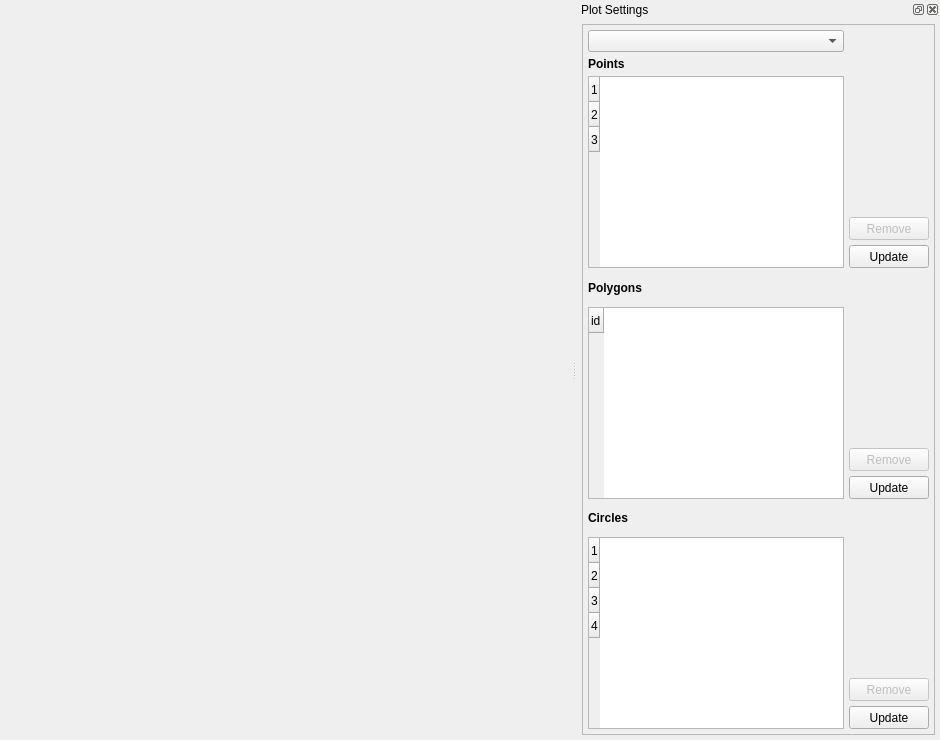
<?xml version="1.0" encoding="UTF-8"?>
<ui version="4.0">
 <class>MainWindow</class>
 <widget class="QMainWindow" name="MainWindow">
  <property name="geometry">
   <rect>
    <x>0</x>
    <y>0</y>
    <width>940</width>
    <height>740</height>
   </rect>
  </property>
  <property name="windowTitle">
   <string>Trajectory planning</string>
  </property>
  <property name="windowIcon">
   <iconset>
    <normaloff>../images/icon.png</normaloff>../images/icon.png</iconset>
  </property>
  <widget class="QWidget" name="mainLayoutWidget">
   <layout class="QHBoxLayout" name="mainHorizontalLayout">
    <item>
     <widget class="QCustomPlot" name="plot" native="true">
      <property name="sizePolicy">
       <sizepolicy hsizetype="Expanding" vsizetype="Expanding">
        <horstretch>0</horstretch>
        <verstretch>0</verstretch>
       </sizepolicy>
      </property>
      <property name="cursor">
       <cursorShape>CrossCursor</cursorShape>
      </property>
      <property name="styleSheet">
       <string notr="true"/>
      </property>
     </widget>
    </item>
   </layout>
  </widget>
  <widget class="QDockWidget" name="plotSettingsDockWidget">
   <property name="minimumSize">
    <size>
     <width>175</width>
     <height>186</height>
    </size>
   </property>
   <property name="baseSize">
    <size>
     <width>0</width>
     <height>0</height>
    </size>
   </property>
   <property name="cursor">
    <cursorShape>ArrowCursor</cursorShape>
   </property>
   <property name="windowIcon">
    <iconset>
     <normaloff>../images/sliders.png</normaloff>../images/sliders.png</iconset>
   </property>
   <property name="accessibleName">
    <string/>
   </property>
   <property name="allowedAreas">
    <set>Qt::BottomDockWidgetArea|Qt::RightDockWidgetArea|Qt::TopDockWidgetArea</set>
   </property>
   <property name="windowTitle">
    <string>Plot Settings</string>
   </property>
   <attribute name="dockWidgetArea">
    <number>2</number>
   </attribute>
   <widget class="QWidget" name="plotSettingsDockLayoutWidget">
    <property name="sizePolicy">
     <sizepolicy hsizetype="Preferred" vsizetype="Preferred">
      <horstretch>0</horstretch>
      <verstretch>0</verstretch>
     </sizepolicy>
    </property>
    <property name="minimumSize">
     <size>
      <width>175</width>
      <height>0</height>
     </size>
    </property>
    <property name="baseSize">
     <size>
      <width>0</width>
      <height>0</height>
     </size>
    </property>
    <property name="layoutDirection">
     <enum>Qt::RightToLeft</enum>
    </property>
    <layout class="QVBoxLayout" name="plotSettingsDockVerticalLayout">
     <property name="spacing">
      <number>5</number>
     </property>
     <property name="leftMargin">
      <number>5</number>
     </property>
     <property name="topMargin">
      <number>5</number>
     </property>
     <property name="rightMargin">
      <number>5</number>
     </property>
     <property name="bottomMargin">
      <number>5</number>
     </property>
     <item>
      <widget class="QScrollArea" name="guiObjectsScrollArea">
       <property name="baseSize">
        <size>
         <width>0</width>
         <height>0</height>
        </size>
       </property>
       <property name="layoutDirection">
        <enum>Qt::LeftToRight</enum>
       </property>
       <property name="widgetResizable">
        <bool>true</bool>
       </property>
       <property name="alignment">
        <set>Qt::AlignCenter</set>
       </property>
       <widget class="QWidget" name="guiObjectsLayoutWidget">
        <property name="geometry">
         <rect>
          <x>0</x>
          <y>0</y>
          <width>354</width>
          <height>707</height>
         </rect>
        </property>
        <layout class="QVBoxLayout" name="guiObjectsVerticalLayout">
         <property name="spacing">
          <number>5</number>
         </property>
         <property name="leftMargin">
          <number>5</number>
         </property>
         <property name="topMargin">
          <number>5</number>
         </property>
         <property name="rightMargin">
          <number>5</number>
         </property>
         <property name="bottomMargin">
          <number>5</number>
         </property>
         <item>
          <layout class="QGridLayout" name="targetTableGridLayout">
           <item row="2" column="0" rowspan="7">
            <widget class="QTableWidget" name="targetInfoTableWidget">
             <property name="sizePolicy">
              <sizepolicy hsizetype="Expanding" vsizetype="Expanding">
               <horstretch>0</horstretch>
               <verstretch>0</verstretch>
              </sizepolicy>
             </property>
             <property name="editTriggers">
              <set>QAbstractItemView::AllEditTriggers</set>
             </property>
             <property name="rowCount">
              <number>3</number>
             </property>
             <attribute name="horizontalHeaderMinimumSectionSize">
              <number>25</number>
             </attribute>
             <attribute name="horizontalHeaderDefaultSectionSize">
              <number>75</number>
             </attribute>
             <attribute name="verticalHeaderMinimumSectionSize">
              <number>25</number>
             </attribute>
             <attribute name="verticalHeaderDefaultSectionSize">
              <number>25</number>
             </attribute>
             <row/>
             <row/>
             <row/>
            </widget>
           </item>
           <item row="7" column="1">
            <widget class="QPushButton" name="targetRemovePushButton">
             <property name="enabled">
              <bool>false</bool>
             </property>
             <property name="sizePolicy">
              <sizepolicy hsizetype="Preferred" vsizetype="Preferred">
               <horstretch>0</horstretch>
               <verstretch>0</verstretch>
              </sizepolicy>
             </property>
             <property name="styleSheet">
              <string notr="true">QPushButton::hover{background-color: rgb(184, 184, 184);border: 1px solid #6f6f6f;}
QPushButton::pressed{background-color: rgb(135, 135, 135);}
              </string>
             </property>
             <property name="text">
              <string>Remove</string>
             </property>
            </widget>
           </item>
           <item row="1" column="0">
            <widget class="QLabel" name="targetInfoLabel">
             <property name="sizePolicy">
              <sizepolicy hsizetype="Expanding" vsizetype="Expanding">
               <horstretch>0</horstretch>
               <verstretch>0</verstretch>
              </sizepolicy>
             </property>
             <property name="minimumSize">
              <size>
               <width>0</width>
               <height>0</height>
              </size>
             </property>
             <property name="font">
              <font>
               <pointsize>9</pointsize>
               <weight>75</weight>
               <italic>false</italic>
               <bold>true</bold>
              </font>
             </property>
             <property name="text">
              <string>Points</string>
             </property>
             <property name="wordWrap">
              <bool>true</bool>
             </property>
            </widget>
           </item>
           <item row="8" column="1">
            <widget class="QPushButton" name="targetAddFromTablePushButton">
             <property name="sizePolicy">
              <sizepolicy hsizetype="Preferred" vsizetype="Preferred">
               <horstretch>0</horstretch>
               <verstretch>0</verstretch>
              </sizepolicy>
             </property>
             <property name="styleSheet">
              <string notr="true">QPushButton::hover{background-color: rgb(184, 184, 184);border: 1px solid #6f6f6f;}
QPushButton::pressed{background-color: rgb(135, 135, 135);}
              </string>
             </property>
             <property name="text">
              <string>Update</string>
             </property>
            </widget>
           </item>
           <item row="0" column="0">
            <widget class="QComboBox" name="comboBox"/>
           </item>
          </layout>
         </item>
         <item>
          <layout class="QGridLayout" name="hillTableGridLayout">
           <item row="8" column="1">
            <widget class="QPushButton" name="hillAddFromTablePushButton">
             <property name="sizePolicy">
              <sizepolicy hsizetype="Preferred" vsizetype="Preferred">
               <horstretch>0</horstretch>
               <verstretch>0</verstretch>
              </sizepolicy>
             </property>
             <property name="styleSheet">
              <string notr="true">QPushButton::hover{background-color: rgb(184, 184, 184);border: 1px solid #6f6f6f;}
QPushButton::pressed{background-color: rgb(135, 135, 135);}
              </string>
             </property>
             <property name="text">
              <string>Update</string>
             </property>
            </widget>
           </item>
           <item row="1" column="0">
            <widget class="QLabel" name="hillInfoLabel">
             <property name="sizePolicy">
              <sizepolicy hsizetype="Expanding" vsizetype="Expanding">
               <horstretch>0</horstretch>
               <verstretch>0</verstretch>
              </sizepolicy>
             </property>
             <property name="minimumSize">
              <size>
               <width>0</width>
               <height>0</height>
              </size>
             </property>
             <property name="font">
              <font>
               <pointsize>9</pointsize>
               <weight>75</weight>
               <italic>false</italic>
               <bold>true</bold>
              </font>
             </property>
             <property name="text">
              <string>Polygons</string>
             </property>
             <property name="wordWrap">
              <bool>true</bool>
             </property>
            </widget>
           </item>
           <item row="2" column="0" rowspan="7">
            <widget class="QTableWidget" name="hillInfoTableWidget">
             <property name="editTriggers">
              <set>QAbstractItemView::AllEditTriggers</set>
             </property>
             <property name="rowCount">
              <number>1</number>
             </property>
             <attribute name="horizontalHeaderMinimumSectionSize">
              <number>25</number>
             </attribute>
             <attribute name="horizontalHeaderDefaultSectionSize">
              <number>75</number>
             </attribute>
             <attribute name="verticalHeaderMinimumSectionSize">
              <number>25</number>
             </attribute>
             <attribute name="verticalHeaderDefaultSectionSize">
              <number>25</number>
             </attribute>
             <row>
              <property name="text">
               <string>id</string>
              </property>
             </row>
            </widget>
           </item>
           <item row="7" column="1">
            <widget class="QPushButton" name="hillRemovePushButton">
             <property name="enabled">
              <bool>false</bool>
             </property>
             <property name="sizePolicy">
              <sizepolicy hsizetype="Preferred" vsizetype="Preferred">
               <horstretch>0</horstretch>
               <verstretch>0</verstretch>
              </sizepolicy>
             </property>
             <property name="styleSheet">
              <string notr="true">QPushButton::hover{background-color: rgb(184, 184, 184);border: 1px solid #6f6f6f;}
QPushButton::pressed{background-color: rgb(135, 135, 135);}
              </string>
             </property>
             <property name="text">
              <string>Remove</string>
             </property>
            </widget>
           </item>
          </layout>
         </item>
         <item>
          <layout class="QGridLayout" name="trappyCircleGridLayout">
           <item row="1" column="0">
            <widget class="QLabel" name="trappyCircleInfoLabel">
             <property name="sizePolicy">
              <sizepolicy hsizetype="Expanding" vsizetype="Expanding">
               <horstretch>0</horstretch>
               <verstretch>0</verstretch>
              </sizepolicy>
             </property>
             <property name="minimumSize">
              <size>
               <width>0</width>
               <height>0</height>
              </size>
             </property>
             <property name="font">
              <font>
               <pointsize>9</pointsize>
               <weight>75</weight>
               <italic>false</italic>
               <bold>true</bold>
              </font>
             </property>
             <property name="text">
              <string>Circles</string>
             </property>
             <property name="wordWrap">
              <bool>true</bool>
             </property>
            </widget>
           </item>
           <item row="8" column="1">
            <widget class="QPushButton" name="trappyCircleAddFromTablePushButton">
             <property name="sizePolicy">
              <sizepolicy hsizetype="Preferred" vsizetype="Preferred">
               <horstretch>0</horstretch>
               <verstretch>0</verstretch>
              </sizepolicy>
             </property>
             <property name="styleSheet">
              <string notr="true">QPushButton::hover{background-color: rgb(184, 184, 184);border: 1px solid #6f6f6f;}
QPushButton::pressed{background-color: rgb(135, 135, 135);}
              </string>
             </property>
             <property name="text">
              <string>Update</string>
             </property>
            </widget>
           </item>
           <item row="2" column="0" rowspan="7">
            <widget class="QTableWidget" name="trappyCircleInfoTableWidget">
             <property name="editTriggers">
              <set>QAbstractItemView::AllEditTriggers</set>
             </property>
             <property name="showGrid">
              <bool>true</bool>
             </property>
             <property name="sortingEnabled">
              <bool>false</bool>
             </property>
             <property name="rowCount">
              <number>4</number>
             </property>
             <attribute name="horizontalHeaderMinimumSectionSize">
              <number>25</number>
             </attribute>
             <attribute name="horizontalHeaderDefaultSectionSize">
              <number>75</number>
             </attribute>
             <attribute name="verticalHeaderMinimumSectionSize">
              <number>25</number>
             </attribute>
             <attribute name="verticalHeaderDefaultSectionSize">
              <number>25</number>
             </attribute>
             <row/>
             <row/>
             <row/>
             <row/>
            </widget>
           </item>
           <item row="7" column="1">
            <widget class="QPushButton" name="trappyCircleRemovePushButton">
             <property name="enabled">
              <bool>false</bool>
             </property>
             <property name="sizePolicy">
              <sizepolicy hsizetype="Preferred" vsizetype="Preferred">
               <horstretch>0</horstretch>
               <verstretch>0</verstretch>
              </sizepolicy>
             </property>
             <property name="styleSheet">
              <string notr="true">QPushButton::hover{background-color: rgb(184, 184, 184);border: 1px solid #6f6f6f;}
QPushButton::pressed{background-color: rgb(135, 135, 135);}
              </string>
             </property>
             <property name="text">
              <string>Remove</string>
             </property>
            </widget>
           </item>
          </layout>
         </item>
        </layout>
       </widget>
      </widget>
     </item>
    </layout>
   </widget>
  </widget>
  <action name="newFileAction">
   <property name="icon">
    <iconset>
     <normaloff>../images/new_file.png</normaloff>../images/new_file.png</iconset>
   </property>
   <property name="text">
    <string>New</string>
   </property>
   <property name="shortcut">
    <string>Ctrl+N</string>
   </property>
  </action>
  <action name="openFileAction">
   <property name="icon">
    <iconset>
     <normaloff>../images/open_file.png</normaloff>../images/open_file.png</iconset>
   </property>
   <property name="text">
    <string>Open</string>
   </property>
   <property name="shortcut">
    <string>Ctrl+O</string>
   </property>
  </action>
  <action name="saveFileAction">
   <property name="icon">
    <iconset>
     <normaloff>../images/save_file.png</normaloff>../images/save_file.png</iconset>
   </property>
   <property name="text">
    <string>Save</string>
   </property>
   <property name="shortcut">
    <string>Ctrl+S</string>
   </property>
  </action>
  <action name="saveAsFileAction">
   <property name="icon">
    <iconset>
     <normaloff>../images/save_file_as.png</normaloff>../images/save_file_as.png</iconset>
   </property>
   <property name="text">
    <string>Save as...</string>
   </property>
   <property name="shortcut">
    <string>Ctrl+Shift+S</string>
   </property>
  </action>
  <action name="actionBeautify">
   <property name="icon">
    <iconset>
     <normaloff>../images/beautify.png</normaloff>../images/beautify.png</iconset>
   </property>
   <property name="text">
    <string>Beautify</string>
   </property>
   <property name="shortcut">
    <string>F5</string>
   </property>
  </action>
  <action name="targetAction">
   <property name="checkable">
    <bool>false</bool>
   </property>
   <property name="checked">
    <bool>false</bool>
   </property>
   <property name="icon">
    <iconset>
     <normaloff>../images/target.png</normaloff>../images/target.png</iconset>
   </property>
   <property name="text">
    <string>Target</string>
   </property>
  </action>
  <action name="trappyCircleAction">
   <property name="icon">
    <iconset>
     <normaloff>../images/AA.png</normaloff>../images/AA.png</iconset>
   </property>
   <property name="text">
    <string>Trappy Circle</string>
   </property>
  </action>
  <action name="trappyLineAction">
   <property name="icon">
    <iconset>
     <normaloff>../images/trappy_line.png</normaloff>../images/trappy_line.png</iconset>
   </property>
   <property name="text">
    <string>Trappy Line</string>
   </property>
  </action>
  <action name="hillAction">
   <property name="icon">
    <iconset>
     <normaloff>../images/high_hills.png</normaloff>../images/high_hills.png</iconset>
   </property>
   <property name="text">
    <string>Hill</string>
   </property>
  </action>
  <action name="actionHelp">
   <property name="icon">
    <iconset>
     <normaloff>../images/help.png</normaloff>../images/help.png</iconset>
   </property>
   <property name="text">
    <string>Help </string>
   </property>
  </action>
 </widget>
 <customwidgets>
  <customwidget>
   <class>QCustomPlot</class>
   <extends>QWidget</extends>
   <header>QCustomPlot_PyQt5</header>
   <container>1</container>
  </customwidget>
 </customwidgets>
 <resources/>
 <connections/>
</ui>
